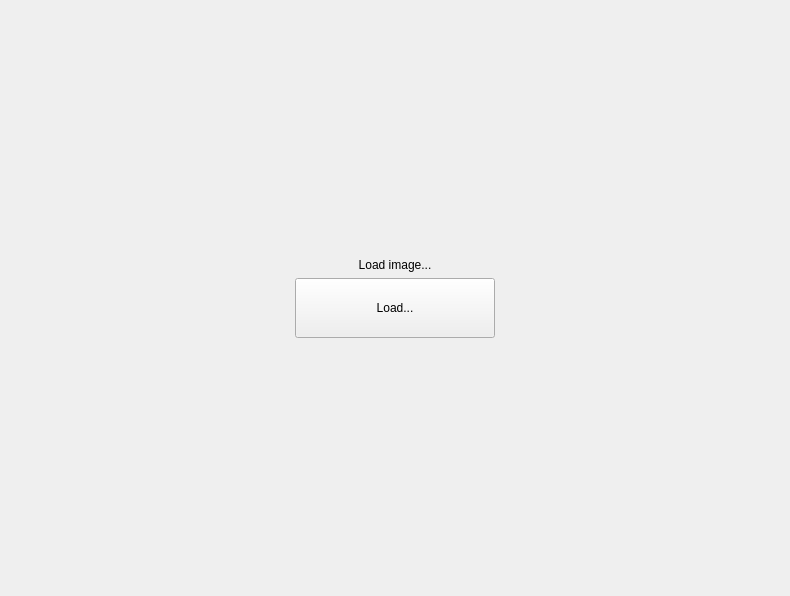
<?xml version="1.0" encoding="UTF-8"?>
<ui version="4.0">
 <class>LoadFileForm</class>
 <widget class="QWidget" name="LoadFileForm">
  <property name="geometry">
   <rect>
    <x>0</x>
    <y>0</y>
    <width>790</width>
    <height>596</height>
   </rect>
  </property>
  <property name="sizePolicy">
   <sizepolicy hsizetype="Preferred" vsizetype="Preferred">
    <horstretch>0</horstretch>
    <verstretch>0</verstretch>
   </sizepolicy>
  </property>
  <property name="windowTitle">
   <string>Form</string>
  </property>
  <layout class="QVBoxLayout" name="verticalLayout_2">
   <item>
    <spacer name="verticalSpacer_2">
     <property name="orientation">
      <enum>Qt::Orientation::Vertical</enum>
     </property>
     <property name="sizeHint" stdset="0">
      <size>
       <width>20</width>
       <height>40</height>
      </size>
     </property>
    </spacer>
   </item>
   <item>
    <widget class="QLabel" name="label">
     <property name="text">
      <string>Load image...</string>
     </property>
     <property name="alignment">
      <set>Qt::AlignmentFlag::AlignBottom|Qt::AlignmentFlag::AlignHCenter</set>
     </property>
    </widget>
   </item>
   <item>
    <layout class="QHBoxLayout" name="horizontalLayout">
     <item>
      <widget class="QPushButton" name="loadButton">
       <property name="sizePolicy">
        <sizepolicy hsizetype="Fixed" vsizetype="Fixed">
         <horstretch>0</horstretch>
         <verstretch>0</verstretch>
        </sizepolicy>
       </property>
       <property name="minimumSize">
        <size>
         <width>200</width>
         <height>60</height>
        </size>
       </property>
       <property name="text">
        <string>Load...</string>
       </property>
      </widget>
     </item>
    </layout>
   </item>
   <item>
    <spacer name="verticalSpacer">
     <property name="orientation">
      <enum>Qt::Orientation::Vertical</enum>
     </property>
     <property name="sizeHint" stdset="0">
      <size>
       <width>20</width>
       <height>40</height>
      </size>
     </property>
    </spacer>
   </item>
  </layout>
 </widget>
 <resources/>
 <connections/>
</ui>
